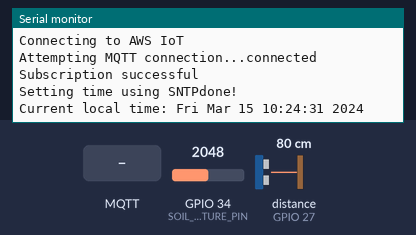
Simulated run of this program. Board: ESP32. On the bench: the last lines printed to the serial monitor. The test bench sets the inputs (shaded band); at power-on: distance to the obstacle (sensor on GPIO 27) 80 cm, GPIO 34 (SOIL_MOISTURE_PIN) = 2048. The echo pulse lasts 58.3 µs per cm; WiFi joins after 1.5 s; servers stay silent unless stated; the local clock reads 2024-03-15 10:24:30 at power-on unless the program sets it; no MQTT or app messages arrive unless stated.

Above: at 2.7 s.
2.8 s: MQTT message "1" arrives on the first subscribed topic
At 3.7 s:
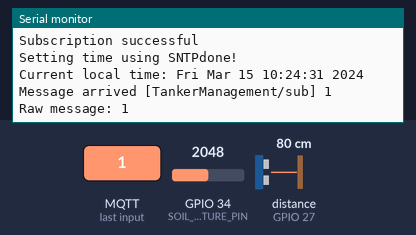
4.3 s: MQTT message "on" arrives on the first subscribed topic
At 4.9 s:
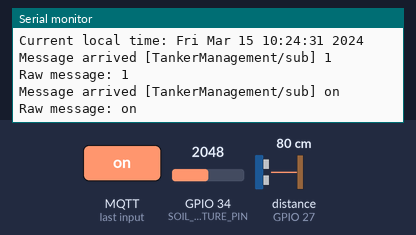
5.8 s: MQTT message "off" arrives on the first subscribed topic
At 6.2 s:
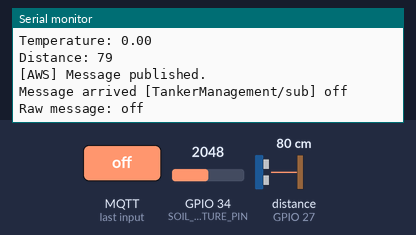
7.3 s: distance to the obstacle (sensor on GPIO 27) set to 2 cm
8.8 s: GPIO 34 (SOIL_MOISTURE_PIN) set to 2866
At 10.2 s:
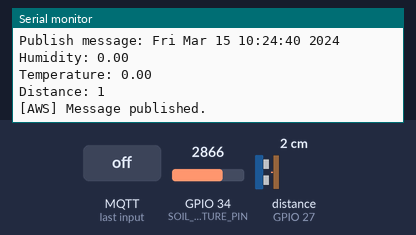

The program:

main.cpp
```cpp
// main.cpp
#include <Arduino.h>
#include <WiFiManager.h>
#include "aws_iot.h"
#include "sensor.h"
#include "secrets.h"
#include "config.h"

/**
 * The function `connectWifi` attempts to connect to WiFi using WiFiManager and restarts the ESP if
 * connection fails.
 * if connection fails. Connect to ESP32_XXXXX network and configure WiFi.
 */
void connectWifi() {
    WiFiManager wm;
    Serial.print("Connecting to Wifi ");
    if (!wm.autoConnect()) {
        Serial.println("Failed to connect, restarting...");
        delay(3000);
        ESP.restart();
    }
    Serial.println("Connected.");
}

void setup() {
    Serial.begin(115200);
    connectWifi();
    connectAWS();
    initSensor();
    NTPConnect();
}

void loop() {

    static unsigned long lastPublish = 0;
    const unsigned long publishInterval = 5000; // 5 seconds

    // Serial.println("[LOOP] --- New loop iteration ---");
    // Serial.print("[MEM] Free heap (start): ");
    ESP.getFreeHeap();

    // Maintain MQTT connection and call client.loop() as often as possible
    clientLoop();
    if (!clientIsConnected()) {
        Serial.println("[AWS] MQTT not connected, reconnecting...");
        connectAWS();
        extern WiFiClientSecure net;
        extern PubSubClient client;
        Serial.print("[AWS] MQTT client state: ");
        Serial.println(client.state());
    }

    // Only publish at intervals
    if (millis() - lastPublish >= publishInterval) {
        Serial.println("[SENSOR] Reading sensors...");
        float distance = readUltrasonicCM(1.0, 0);
        // Skip DHT for now
        float temp = 0;
        float hum = 0;
        int soil = readSensorData_SoilMoisture();
        Serial.print("[SENSOR] Distance: "); Serial.println(distance);
        Serial.print("[SENSOR] Temperature: "); Serial.println(temp);
        Serial.print("[SENSOR] Humidity: "); Serial.println(hum);
        Serial.print("[SENSOR] Soil Moisture: "); Serial.println(soil);

        if (clientIsConnected()) {
            Serial.println("[AWS] Publishing message to AWS IoT...");
            if (publishMessage(hum, temp, distance)) {
                Serial.println("[AWS] Message published.");
            } else {
                Serial.println("[AWS] Message publish failed.");
            }
        } else {
            Serial.println("[AWS] Not connected, skipping publish.");
        }
        lastPublish = millis();
    }

    // Short delay to yield to WiFi/MQTT stack
    delay(10);

    // Serial.print("[MEM] Free heap (end): ");
    ESP.getFreeHeap();
}
```

aws_iot.h
```cpp
#pragma once

#include <WiFiClientSecure.h>
#include <PubSubClient.h>

// Function declarations for AWS IoT
void connectAWS();
void NTPConnect();

void clientLoop();
void messageHandler(char *topic, byte *payload, unsigned int length);
bool publishMessage(float h, float t, int distance);
bool clientIsConnected();
```

secrets.h
```cpp
#include <pgmspace.h>

#define SECRET
#define THINGNAME "TankerManagement"                         //change this

const char WIFI_SSID[] = "";               //change this
const char WIFI_PASSWORD[] = "";           //change this
const char AWS_IOT_ENDPOINT[] = "a3aap03cjx0go8-ats.iot.us-east-1.amazonaws.com";       //change this

// Amazon Root CA 1
static const char AWS_CERT_CA[] PROGMEM = R"EOF(
-----BEGIN CERTIFICATE-----

-----END CERTIFICATE-----
)EOF";

// Device Certificate                                               //change this
static const char AWS_CERT_CRT[] PROGMEM = R"KEY(
-----BEGIN CERTIFICATE-----

-----END CERTIFICATE-----

)KEY";

// Device Private Key                                               //change this
static const char AWS_CERT_PRIVATE[] PROGMEM = R"KEY(
-----BEGIN RSA PRIVATE KEY-----

-----END RSA PRIVATE KEY-----

)KEY";
```

sensor.h
```cpp
#pragma once

#include <DHT.h>

// Variables for sensor data
extern float h;
extern float t;

// Function declarations for sensor initialization
void initSensor();

// Function declarations for sensor operations
float readSensorData_DHT_T();
float readSensorData_DHT_H();

// Function declarations for Soil Moisture Sensor
int readSensorData_SoilMoisture();

// Function declarations for Ultrasonic Sensor
float readUltrasonicCM(float scale = 1.0, int offset = 0);
```

aws_iot.cpp
```cpp
// aws_iot.cpp
#include "aws_iot.h"
#include "secrets.h"
#include "config.h"
#include <ArduinoJson.h>
#include <time.h>
#include <Arduino.h>

WiFiClientSecure net;
PubSubClient client(net);
time_t now;
struct tm timeinfo;

/**
 * The function `messageHandler` prints the received message topic and payload to the Serial monitor in
 * C++.
 *
 * @param topic The `topic` parameter in the `messageHandler` function is a pointer to a character
 * array (string) that represents the topic of the message received. It is used to identify the
 * specific topic to which the message belongs.
 * @param payload The `payload` parameter in the `messageHandler` function is a pointer to a byte
 * array, which represents the data of the message that was received. It is of type `byte *` and is
 * used to access the content of the message.
 * @param length The `length` parameter in the `messageHandler` function represents the length of the
 * `payload` array, which is the number of bytes in the message payload that has been received. It
 * indicates the size of the data that needs to be processed or displayed.
 */
void messageHandler(char *topic, byte *payload, unsigned int length) {
    Serial.print("Message arrived [");
    Serial.print(topic);
    Serial.print("] ");
    Serial.write(payload, length);
    Serial.println();

    Serial.print("Raw message: ");
    Serial.write(payload, length);
    Serial.println();
}

/**
 * The function `connectAWS` establishes a connection to AWS IoT using MQTT protocol with necessary
 * certificates and subscribes to a specific topic.
 * CONSTANTS:
 * - AWS_CERT_CA: Amazon Root CA 1
 * - AWS_CERT_CRT: Device Certificate
 * - AWS_CERT_PRIVATE: Device Private Key
 * - AWS_IOT_ENDPOINT: AWS IoT endpoint
 * - AWS_IOT_SUBSCRIBE_TOPIC: Topic to subscribe to
 * - THINGNAME: Name of the IoT device
 */
void connectAWS() {
    net.setCACert(AWS_CERT_CA);
    net.setCertificate(AWS_CERT_CRT);
    net.setPrivateKey(AWS_CERT_PRIVATE);

    client.setServer(AWS_IOT_ENDPOINT, 8883);
    client.setCallback(messageHandler);

    Serial.println("Connecting to AWS IoT");

    while (!client.connected()) {
        Serial.print("Attempting MQTT connection...");
        client.disconnect();
        if (client.connect(THINGNAME)) {
            Serial.println("connected");
            if (client.subscribe(AWS_IOT_SUBSCRIBE_TOPIC)) {
                Serial.println("Subscription successful");
            } else {
                Serial.println("Subscription failed");
            }
        } else {
            Serial.print("failed, rc=");
            Serial.print(client.state());
            Serial.println(" try again in 5 seconds");
            delay(5000);
        }
    }
}

/**
 * The function `NTPConnect` sets the time using SNTP and prints the current local time after syncing
 * with an NTP server.
 */
void NTPConnect(void) {
    Serial.print("Setting time using SNTP");
    configTime(TIME_ZONE * 3600, 0, "pool.ntp.org", "time.nist.gov");

    now = time(nullptr);
    int retry = 0;
    const int maxRetries = 10;

    while (now < 24 * 3600 && retry < maxRetries) {
        delay(500);
        Serial.print(".");
        now = time(nullptr);
        retry++;
    }

    if (retry < maxRetries) {
        Serial.println("done!");
        localtime_r(&now, &timeinfo);
        Serial.print("Current local time: ");
        Serial.print(asctime(&timeinfo));
    } else {
        Serial.println("Failed to sync time with NTP server.");
    }
}


/**
 * The function `clientLoop` calls the `loop` function of the `client` object.
 */
void clientLoop() {
    client.loop();
}

/**
 * The function `publishMessage` creates a JSON document with humidity, temperature, soil moisture, and
 * timestamp data, then publishes it to an AWS IoT topic.
 *
 * @param h The parameter `h` in the `publishMessage` function represents the humidity value that you
 * want to publish in the message. It is a floating-point number (float) indicating the humidity level.
 * @param t The parameter `t` in the `publishMessage` function represents the temperature value that
 * will be included in the JSON message to be published.
 * @param soilMoisture Soil moisture is a measure of the amount of water present in the soil. It is
 * typically expressed as a percentage representing the ratio of the volume of water in the soil to the
 * total volume of the soil. In the context of your code snippet, the `soilMoisture` parameter is
 */
bool publishMessage(float h, float t, int distance) {
    // Update time before publishing
    now = time(nullptr);
    gmtime_r(&now, &timeinfo);

    // Create JSON document
    JsonDocument doc;
    doc["humidity"] = h;
    doc["temperature"] = t;
    doc["distance"] = distance;
    doc["timestamp"] = asctime(&timeinfo);

    // Debugging: Print data to serial
    Serial.print("Publish message: ");
    Serial.println(asctime(&timeinfo));

    Serial.print("Humidity: ");
    Serial.println(h);

    Serial.print("Temperature: ");
    Serial.println(t);

    Serial.print("Distance: ");
    Serial.println(distance);

    char jsonBuffer[512];
    serializeJson(doc, jsonBuffer);

    return client.publish(AWS_IOT_PUBLISH_TOPIC, jsonBuffer);
}

bool clientIsConnected() {
    return client.connected();
}
```

sensor.cpp
```cpp
// sensor.cpp
#include "sensor.h"
#include "config.h"
#include <Arduino.h>

// Define ultrasonic sensor pins if not defined in config.h
#ifndef TRIG_PIN
#define TRIG_PIN 26 // Change 23 to your actual trigger pin number
#endif

#ifndef ECHO_PIN
#define ECHO_PIN 27 // Change 22 to your actual echo pin number
#endif

DHT dht(DHTPIN, DHTTYPE);
float h;
float t;

/**
 * The function `initSensor()` initializes a sensor for measuring temperature and humidity.
 */
void initSensor() {
    dht.begin();

    // Init ultrasonic sensor
    pinMode(TRIG_PIN, OUTPUT);
    pinMode(ECHO_PIN, INPUT);
}

/**
 * The function `readSensorData_DHT_T` reads temperature data from a DHT sensor and returns the
 * temperature value.
 *
 * @return The function `readSensorData_DHT_T` is returning the temperature read from the DHT sensor.
 */
float readSensorData_DHT_T() {
    if (isnan(t)) {
        Serial.println("Failed to read from DHT sensor!");
    }
    return dht.readTemperature();
}

/**
 * The function reads humidity sensor data from a DHT sensor and prints an error message if the data is
 * invalid.
 *
 * @return The function `readSensorData_DHT_H()` is returning the humidity value read from the DHT
 * sensor using the `dht.readHumidity()` function.
 */
float readSensorData_DHT_H() {
    if (isnan(h)) {
        Serial.println("Failed to read from DHT sensor!");
    }
    return dht.readHumidity();
}

/**
 * The function `readSensorData_SoilMoisture` reads the soil moisture data from a sensor connected to a
 * specific pin.
 *
 * @return The function `readSensorData_SoilMoisture()` is returning the analog reading from the pin
 * specified by `SOIL_MOISTURE_PIN`.
 */
int readSensorData_SoilMoisture() {
    return analogRead(SOIL_MOISTURE_PIN);
}


/**
 * @brief Reads distance from the ultrasonic sensor.
 * @param scale Scaling factor for the distance measurement.
 * @param offset Offset to add to the distance measurement.
 * @return Distance in centimeters, or -1 if no echo is received.
 */
float readUltrasonicCM(float scale, int offset) {
  long duration;
  float distance;

  // Send trigger pulse
  digitalWrite(TRIG_PIN, LOW);
  delayMicroseconds(2);
  digitalWrite(TRIG_PIN, HIGH);
  delayMicroseconds(10);
  digitalWrite(TRIG_PIN, LOW);

  // Read echo pulse (timeout 30ms ~ 5m range)
  duration = pulseIn(ECHO_PIN, HIGH, 30000);

  if (duration == 0) {
    Serial.println("Error: No echo received (timeout).");
    return -1;  // return -1 when no echo
  }

  // Calculate distance (cm)
  distance = duration * 0.034 / 2;
  return distance * scale + offset;
}
```

config.h
```cpp
#pragma once

#define DHTPIN 14             // Digital pin connected to the DHT sensor
#define DHTTYPE DHT22         // DHT 22
#define SOIL_MOISTURE_PIN 34  // GPIO 34 (Analog pin)
#define AWS_IOT_PUBLISH_TOPIC "TankerManagement/pub"
#define AWS_IOT_SUBSCRIBE_TOPIC "TankerManagement/sub"
#define TIME_ZONE 5          // Adjust this according to your timezone
```

Measured:
- after the input at 2.8 s, the serial monitor: prints a new line at once (image 1)
- after the input at 4.3 s, the serial monitor: prints a new line at once (image 2)
- after the input at 5.8 s, the serial monitor: prints a new line at once (image 3)
- after the input at 8.8 s, the serial monitor: prints a new line after 1.2 s (image 4)
